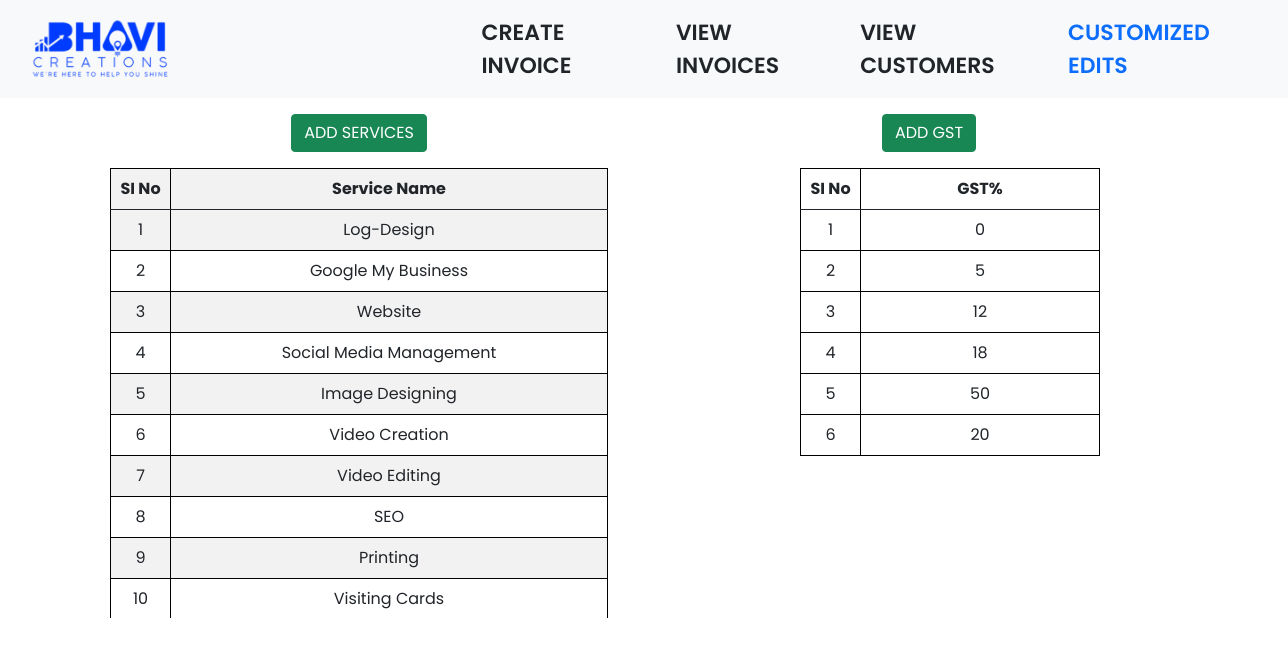
Before: /customized_edits.php with the older database file.
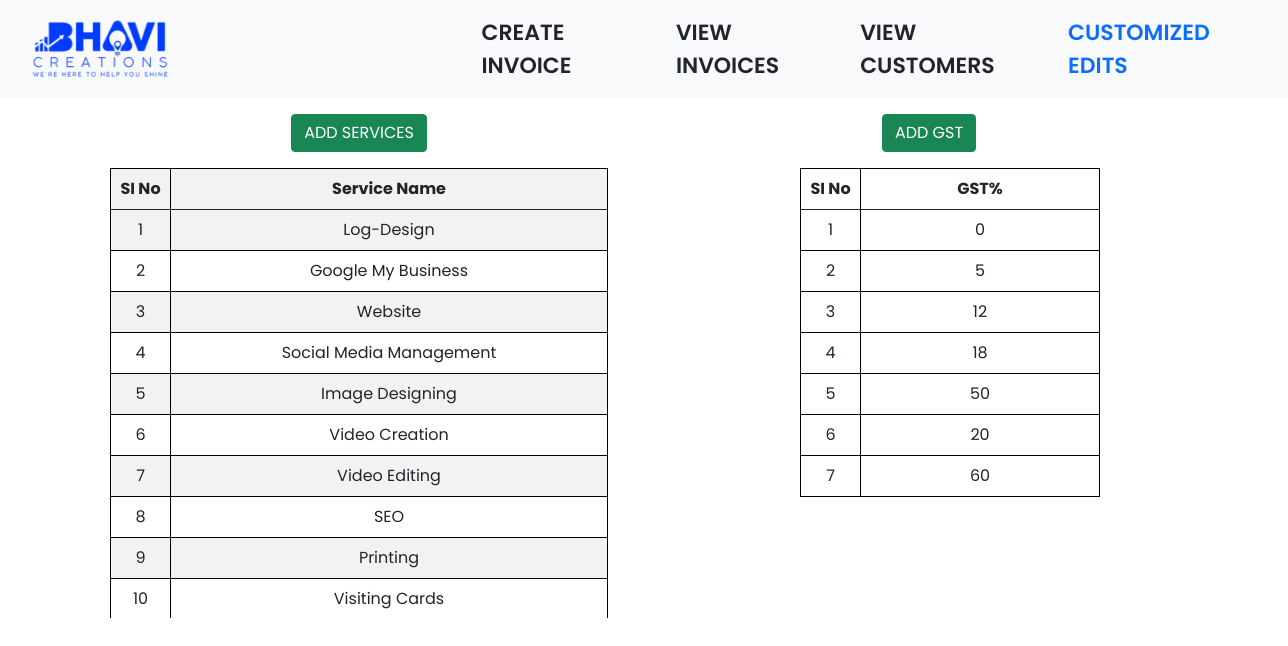
After: the same page with the newer database file.
### tables this page shows
CREATE TABLE `service_names` (
  `si_No` int(11) NOT NULL,
  `service_Name` varchar(150) NOT NULL
);

CREATE TABLE `gst_no` (
  `si_No` int(11) NOT NULL,
  `gst` int(11) NOT NULL
);

### customized_edits.php (the view, shortened to what the changed rows need)
<!DOCTYPE html>
<html lang="en">
<head>
    <link href="https://cdn.jsdelivr.net/npm/bootstrap@5.0.2/dist/css/bootstrap.min.css" rel="stylesheet">
    <link rel="stylesheet" href="img/style.css">
</head>
<body>
        <div class="container">
            <div class="row   ">
                <div class="col-6  mt-3">
                    <div class=" ">
                            <div class="container ">
                                <div class="table-container" style="height: 450px; overflow-y: auto;">
                                    <table class="table table-striped viewinvoicetable" style="width: 100%;">
                                        <thead style="position: sticky; top: 0;  background-color: #f2f2f2;"     class="table-head">
                                            <th style="width: 60px;">SI No</th>
                                            <th  class="service_name">Service Name</th>
                                        </thead>
                                        <tbody>
                                            <?php
                                            require_once('bhavidb.php');
                                            $sql = "SELECT * FROM service_names";
                                            $res = $conn->query($sql);
                                            while ($row = mysqli_fetch_assoc($res)) {
                                                echo "<tr>";
                                                echo "<td>" . $row['si_No'] . "</td>";
                                                echo "<td>" . $row['service_Name'] . "</td>";
                                                echo "</tr>";
                                            }
                                            ?>
                                        </tbody>
                                    </table>
                                </div>
                            </div>
                    </div>
                </div>
                <div class="col-6 mt-3">
                    <div class="container add_gst "  style="margin-left:120px;">
                            <div class="table-responsive"   >
                                <table class="table table-stripped viewinvoicetable" style="width: 300px; " >
                                    <thead>
                                        <th style=" width: 60px;">SI No</th>
                                        <th>GST%</th>
                                    </thead>
                                    <tbody>
                                        <?php
                                        require_once('bhavidb.php');
                                        $sql = "SELECT * FROM gst_no";
                                        $res = $conn->query($sql);
                                        if ($res === false) {
                                        } else {
                                            while ($row = mysqli_fetch_assoc($res)) {
                                                echo "<tr>";
                                                echo "<td>" . $row['si_No'] . "</td>";
                                                echo "<td>" . $row['gst'] . "</td>";
                                                echo "</tr>";
                                            }
                                        }
                                        ?>
                                    </tbody>
                                </table>
                            </div>
                    </div>
                </div>
            </div>
        </div>
</body>
</html>

Changed rows visible on the page:
added gst_no: si_No "7", gst "60"
